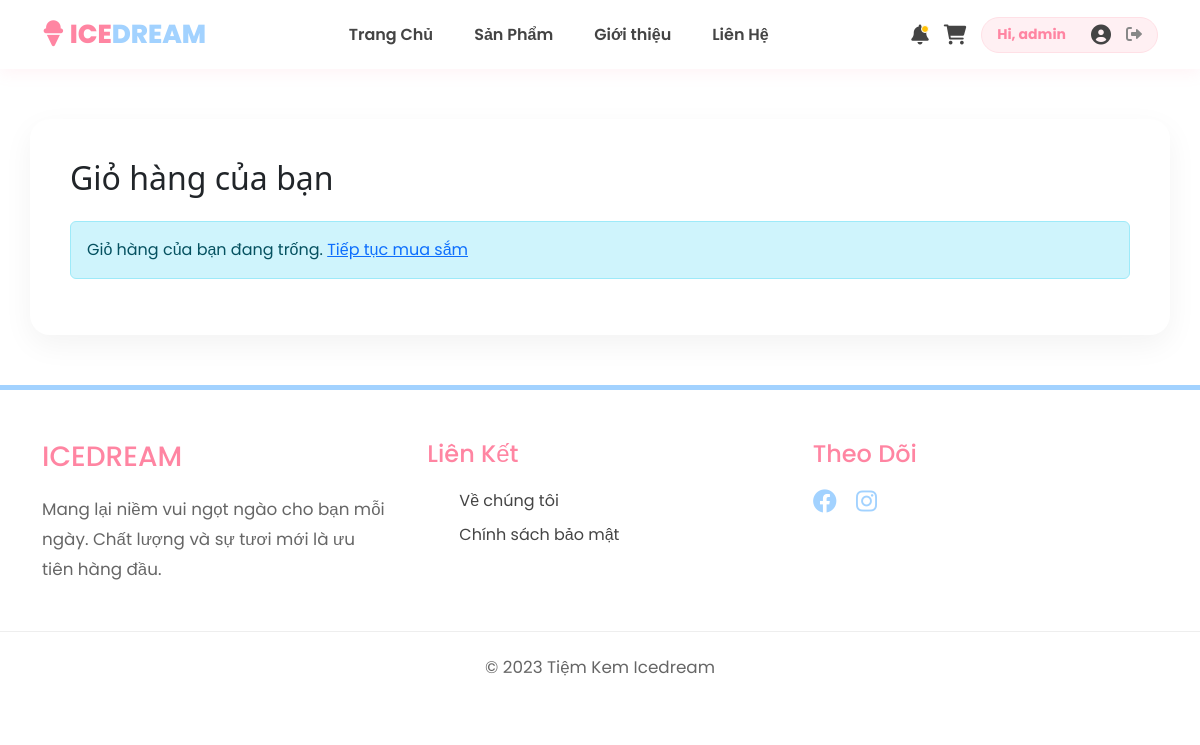
/View/giohang.php (signed in), run on an earlier commit of the app's database.
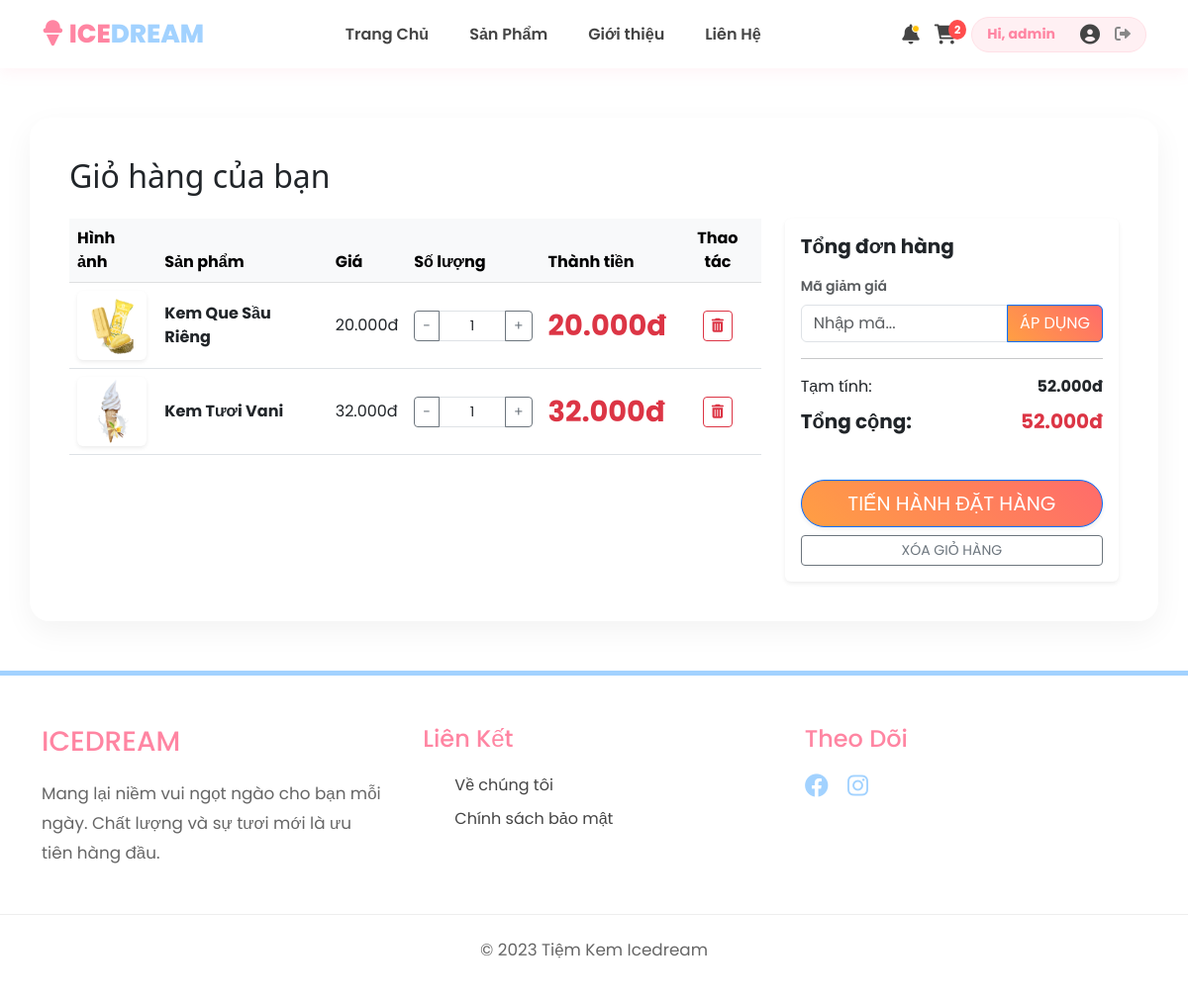
And on a later commit of the database.
### tables this page shows
CREATE TABLE `cart` (
  `id` int(11) NOT NULL,
  `user_id` int(11) DEFAULT NULL,
  `product_id` int(11) DEFAULT NULL,
  `quantity` int(11) DEFAULT NULL
);

CREATE TABLE `products` (
  `id` int(11) NOT NULL,
  `name` varchar(255) DEFAULT NULL,
  `price` int(11) DEFAULT NULL,
  `image` varchar(255) DEFAULT NULL,
  `quantity` int(11) DEFAULT NULL,
  `description` text DEFAULT NULL,
  `category` text DEFAULT NULL,
  `status` int(11) DEFAULT 1,
  `category_id` int(11) DEFAULT NULL
);

### Model/BaseModel.php (called while the page is built, shortened)
<?php
abstract class BaseModel {
    public function __construct($connection) {
        $this->conn = $connection;
    }
}
?>

### Model/giohang.php (called while the page is built, shortened)
<?php
require_once __DIR__ . '/BaseModel.php';
class GiohangModel extends BaseModel {
    public function demLoaiSanPham() {
        $user_id = $_SESSION['user_id'];
        $res = $this->conn->query("SELECT COUNT(*) as total FROM cart WHERE user_id = $user_id");
        $row = $res->fetch_assoc();
        return $row['total'] ?? 0;
    }
    public function getCartItems() {
        $user_id = $_SESSION['user_id'];
        $sql = "SELECT p.id, p.name as tensp, p.price as gia, p.image as hinh, c.quantity as soluong
                FROM cart c
                JOIN products p ON c.product_id = p.id
                WHERE c.user_id = $user_id";
        $result = $this->conn->query($sql);
        return $result->fetch_all(MYSQLI_ASSOC);
    }
    public function getTotalPrice($items) {
        $tong = 0;
        if (is_array($items)) {
            foreach ($items as $item) {
                $tong += $item['gia'] * $item['soluong'];
            }
        }
        return $tong;
    }
}

### Controller/giohang.php (called while the page is built, shortened)
<?php
require_once __DIR__ . '/../Model/giohang.php';
require_once __DIR__ . '/../Model/db.php';
$giohangModel = new GiohangModel($conn);
function getCartData() {
    global $giohangModel;
    return $giohangModel->getCartItems();
}
?>

### View/giohang.php (the view, shortened to what this page needs)
<?php
require_once '../Controller/giohang.php';
include 'header.php';
$cart_items = getCartData();
$giohangModel = new GiohangModel($GLOBALS['conn']);
$total_price = $giohangModel->getTotalPrice($cart_items);
$final_price = $total_price;
?>
<div class="container py-5">
    <h2 class="mb-4">Giỏ hàng của bạn</h2>
    <?php if (empty($cart_items)): ?>
        <div class="alert alert-info">Giỏ hàng của bạn đang trống. <a href="sanpham.php">Tiếp tục mua sắm</a></div>
    <?php else: ?>
        <div class="row">
            <div class="col-lg-8">
                <table class="table align-middle">
                    <thead class="table-light">
                        <tr>
                            <th>Hình ảnh</th>
                            <th>Sản phẩm</th>
                            <th>Giá</th>
                            <th>Số lượng</th>
                            <th>Thành tiền</th>
                            <th class="text-center">Thao tác</th>
                        </tr>
                    </thead>
                    <tbody>
                        <?php foreach ($cart_items as $item): ?>
                            <tr>
                                <td><img src="../image/<?php echo $item['hinh']; ?>" width="70" class="rounded shadow-sm"></td>
                                <td><span class="fw-bold"><?php echo htmlspecialchars($item['tensp']); ?></span></td>
                                <td><?php echo number_format($item['gia'], 0, ',', '.'); ?>đ</td>
                                <td>
                                    <div class="input-group input-group-sm" style="max-width: 120px;">
                                        <a href="../Controller/giohang.php?action=decrease&id=<?php echo $item['id']; ?>" class="btn btn-outline-secondary">-</a>
                                        <input type="text" class="form-control text-center shadow-none" value="<?php echo $item['soluong']; ?>" readonly>
                                        <a href="../Controller/giohang.php?action=increase&id=<?php echo $item['id']; ?>" class="btn btn-outline-secondary">+</a>
                                    </div>
                                </td>
                                <td class="text-danger fw-bold"><?php echo number_format($item['gia'] * $item['soluong'], 0, ',', '.'); ?>đ</td>
                                <td class="text-center">
                                    <a href="../Controller/giohang.php?action=remove&id=<?php echo $item['id']; ?>" class="btn btn-sm btn-outline-danger" onclick="return confirm('Xóa sản phẩm này khỏi giỏ hàng?')" title="Xóa">
                                        <i class="fas fa-trash-alt"></i>
                                    </a>
                                </td>
                            </tr>
                        <?php endforeach; ?>
                    </tbody>
                </table>
            </div>
            <div class="col-lg-4">
                <div class="card shadow-sm border-0">
                    <div class="card-body">
                        <h5 class="card-title fw-bold mb-3">Tổng đơn hàng</h5>
                        <form action="../Controller/giohang.php" method="post" class="mb-3">
                            <label class="form-label text-muted small">Mã giảm giá</label>
                            <div class="input-group mb-2">
                                <input type="text" name="coupon_code" class="form-control" placeholder="Nhập mã..." value="<?= isset($_SESSION['coupon']) ? $_SESSION['coupon']['code'] : '' ?>" <?= isset($_SESSION['coupon']) ? 'readonly' : '' ?>>
                                <?php if (isset($_SESSION['coupon'])): ?>
                                    <button class="btn btn-danger" type="submit" name="remove_coupon">Hủy</button>
                                <?php else: ?>
                                    <button class="btn btn-primary" type="submit" name="apply_coupon">Áp dụng</button>
                                <?php endif; ?>
                            </div>
                        </form>
                        <hr>
                        <div class="d-flex justify-content-between mb-2">
                            <span>Tạm tính:</span>
                            <span class="fw-bold"><?php echo number_format($total_price, 0, ',', '.'); ?>đ</span>
                        </div>
                        <div class="d-flex justify-content-between mb-4">
                            <span class="fs-5 fw-bold">Tổng cộng:</span>
                            <span class="fs-5 text-danger fw-bold"><?php echo number_format($final_price, 0, ',', '.'); ?>đ</span>
                        </div>
                        <div class="d-grid gap-2">
                            <a href="order.php" class="btn btn-primary btn-lg shadow-sm" style="border-radius: 25px;">Tiến hành đặt hàng</a>
                            <form action="../Controller/giohang.php" method="post" class="d-grid">
                                <button type="submit" name="clear_cart" class="btn btn-outline-secondary btn-sm" onclick="return confirm('Xóa toàn bộ giỏ hàng?')">Xóa giỏ hàng</button>
                            </form>
                        </div>
                    </div>
                </div>
            </div>
        </div>
    <?php endif; ?>
</div>
<?php include 'footer.php'; ?>

### View/header.php (shortened to what this page needs)
<?php
require_once __DIR__ . '/../Model/db.php';
require_once __DIR__ . '/../Model/giohang.php';
$giohangModel = new GiohangModel($conn);
$current_page = basename($_SERVER['PHP_SELF']);
?>
<!DOCTYPE html>
<html lang="vi">
<head>
    <link rel="stylesheet" href="../Content/index.css">
    <link rel="stylesheet" href="https://cdnjs.cloudflare.com/ajax/libs/font-awesome/6.0.0/css/all.min.css">
    <link href="https://cdn.jsdelivr.net/npm/bootstrap@5.3.0/dist/css/bootstrap.min.css" rel="stylesheet">
</head>
<body>
    <header>
        <div class="container header-wrapper">
            <div class="logo">
                <a href="index.php" style="text-decoration: none; color: inherit;">
                    <i class="fas fa-ice-cream"></i> ICE<span>DREAM</span>
                </a>
            </div>
            <nav id="nav-menu">
                <ul>
                    <li><a href="index.php" class="<?= $current_page == 'index.php' ? 'active' : '' ?>">Trang Chủ</a></li>
                    <li><a href="sanpham.php" class="<?= $current_page == 'sanpham.php' ? 'active' : '' ?>">Sản Phẩm</a></li>
                    <li><a href="gioithieu.php" class="<?= $current_page == 'gioithieu.php' ? 'active' : '' ?>">Giới thiệu</a></li>
                    <li><a href="Lienhe.php" class="<?= $current_page == 'Lienhe.php' ? 'active' : '' ?>">Liên Hệ</a></li>
                </ul>
            </nav>
            <div class="header-icons">
                <a href="my_order.php" class="icon-link position-relative" title="Đơn hàng của tôi">
                    <i class="fas fa-bell"></i>
                    <span class="notification-dot"></span>
                </a>
                <a href="giohang.php" class="icon-link position-relative" title="Giỏ hàng">
                    <i class="fas fa-shopping-cart"></i>
                    <?php $count = $giohangModel->demLoaiSanPham(); if ($count > 0): ?>
                        <span class="cart-badge"><?= $count; ?></span>
                    <?php endif; ?>
                </a>
                <?php if (isset($_SESSION['full_name'])): ?>
                    <div class="user-info">
                        <span class="user-name">
                             Hi, <?= htmlspecialchars($_SESSION['full_name']) ?>
                        </span>
                        <a href="profile.php" title="Thông tin tài khoản" class="icon-link" style="margin-left: 10px;">
                            <i class="fas fa-user-circle"></i>
                        </a>
                        <a href="../Controller/logout.php" title="Đăng xuất" class="logout-btn">
                            <i class="fas fa-sign-out-alt"></i>
                        </a>
                    </div>
                <?php else: ?>
                    <a href="auth.php" class="icon-link" title="Đăng nhập"><i class="fas fa-user"></i></a>
                <?php endif; ?>
            </div>
        </div>
    </header>

### View/footer.php (shortened to what this page needs)
<footer>
        <div class="container footer-grid">
            <div class="footer-about">
                <h3>ICEDREAM</h3>
                <p>Mang lại niềm vui ngọt ngào cho bạn mỗi ngày. Chất lượng và sự tươi mới là ưu tiên hàng đầu.</p>
            </div>
            <div class="footer-links">
                <h4>Liên Kết</h4>
                <ul>
                    <li><a href="#">Về chúng tôi</a></li>
                    <li><a href="#">Chính sách bảo mật</a></li>
                </ul>
            </div>
            <div class="footer-contact">
                <h4>Theo Dõi</h4>
                <div class="social-icons">
                    <a href="#"><i class="fab fa-facebook"></i></a>
                    <a href="#"><i class="fab fa-instagram"></i></a>
                </div>
            </div>
        </div>
        <div class="footer-bottom">
            <p>&copy; 2023 Tiệm Kem Icedream</p>
        </div>
    </footer>
</body>
</html>

### Content/index.css (style rules this page uses)
* { margin: 0; padding: 0; box-sizing: border-box; font-family: 'Poppins', sans-serif; }
:root { --primary-color: #ff85a2; --secondary-color: #a2d2ff; --text-color: #444; --light-bg: #fff5f7; --ice-pink: #ff85a2; --ice-blue: #a2d2ff; --text-dark: #2d3436; }
body { background-color: #fff9fb; color: var(--text-color); }
.container { max-width: 1200px; margin: 0 auto; padding: 0 20px; }
header { background: #fff; padding: 15px 0; box-shadow: 0 4px 15px rgba(255, 133, 162, 0.1); position: sticky; top: 0; z-index: 1000; }
.header-wrapper { display: flex; align-items: center; justify-content: space-between; position: relative; }
.logo { font-size: 26px; font-weight: 800; color: var(--primary-color); flex-shrink: 0; }
.logo span { color: var(--secondary-color); }
nav#nav-menu ul { display: flex; list-style: none; gap: 5px; margin: 0; padding: 0; }
nav#nav-menu ul li a { padding: 10px 18px; text-decoration: none; color: var(--text-color); font-weight: 600; border-radius: 50px; transition: all 0.3s ease; }
.header-icons { display: flex; align-items: center; gap: 15px; }
.icon-link { color: var(--text-color); font-size: 20px; transition: color 0.3s; text-decoration: none; }
.cart-badge { position: absolute; top: -5px; right: -10px; background-color: #ff4d4d; color: white; font-size: 11px; padding: 2px 6px; border-radius: 50%; font-weight: bold; }
.notification-dot { position: absolute; top: 0; right: 0; width: 8px; height: 8px; background-color: #ffc107; border-radius: 50%; border: 1px solid white; }
.user-info { display: flex; align-items: center; gap: 10px; background: #fff0f3; padding: 5px 15px; border-radius: 20px; border: 1px solid #ffe0e6; }
.user-name { color: var(--primary-color); font-weight: 700; font-size: 14px; }
.logout-btn { color: #888; transition: color 0.3s; }
footer { background: #fff; padding: 50px 0 20px; margin-top: 50px; border-top: 5px solid var(--secondary-color); }
.footer-grid { display: grid; grid-template-columns: repeat(auto-fit, minmax(250px, 1fr)); gap: 40px; padding-bottom: 30px; }
.footer-grid h3, .footer-grid h4 { color: var(--primary-color); margin-bottom: 20px; }
.footer-links ul { list-style: none; }
.footer-links ul li { margin-bottom: 10px; }
.footer-links ul li a { text-decoration: none; color: var(--text-color); }
.social-icons i { font-size: 24px; margin-right: 15px; color: var(--secondary-color); transition: 0.3s; }
.footer-bottom { text-align: center; padding-top: 20px; border-top: 1px solid #eee; font-size: 14px; color: #888; }
.container.py-5 { background-color: #ffffff; border-radius: 20px; box-shadow: 0 10px 30px rgba(0,0,0,0.05); padding: 40px !important; margin-top: 50px; margin-bottom: 50px; }
h2 { font-weight: 700; color: #333; margin-bottom: 15px; font-family: 'Segoe UI', Tahoma, Geneva, Verdana, sans-serif; }
.text-danger { font-size: 1.8rem; font-weight: bold; color: #ff4757 !important; margin-bottom: 20px; }
p { color: #666; line-height: 1.8; font-size: 1.05rem; margin-bottom: 30px; }
.form-label { font-weight: 600; color: #444; }
.btn { padding: 12px 25px; border-radius: 10px; font-weight: 600; text-transform: uppercase; transition: all 0.3s ease; border: none; }
.btn-primary { background: linear-gradient(45deg, #ff9f43, #ff6b6b); color: white; }
.user-info { display: flex; align-items: center; gap: 15px; }
* { scrollbar-width: thin; scrollbar-color: var(--secondary-color) #fff0f3; }

What changed in the data, as far as the page shows it:
added cart: product.image (picture), product.name "Kem Que Sầu Riêng", product.price "20.000", quantity "1", $item['gia'] * $item['soluong'] "20.000"
added cart: product.image (picture), product.name "Kem Tươi Vani", product.price "32.000", quantity "1", $item['gia'] * $item['soluong'] "32.000"
Also different on the page:
$count: (not shown) → "2"
$total_price: (not shown) → "52.000"
$final_price: (not shown) → "52.000"
text no longer shown: "Giỏ hàng của bạn đang trống. Tiếp tục mua sắm"
text now shown: "Hình ảnh Sản phẩm Giá Số lượng Thành tiền Thao tác Tổng đơn hàng Mã giảm giá ÁP DỤNG Tạm tính: đ Tổng cộng: đ TIẾN HÀNH ĐẶT HÀNG XÓA GIỎ HÀNG"
